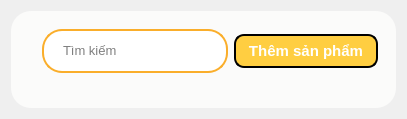
      <widget class="QWidget" name="product_screen">
       <layout class="QHBoxLayout" name="horizontalLayout">
        <item>
         <widget class="QWidget" name="widget_6" native="true">
          <property name="styleSheet">
           <string notr="true">QWidget{
	background-color: #FBFBFA;
	border-radius: 20px;
}</string>
          </property>
          <layout class="QVBoxLayout" name="verticalLayout_8">
           <item>
            <widget class="QWidget" name="widget_16" native="true">
             <property name="styleSheet">
              <string notr="true">max-height: 55px;
min-height: 55px;</string>
             </property>
             <layout class="QHBoxLayout" name="horizontalLayout_11">
              <item>
               <widget class="QLabel" name="label_6">
                <property name="styleSheet">
                 <string notr="true">max-width: 130px;</string>
                </property>
                <property name="text">
                 <string/>
                </property>
                <property name="pixmap">
                 <pixmap>../Image/logo.png</pixmap>
                </property>
                <property name="scaledContents">
                 <bool>true</bool>
                </property>
               </widget>
              </item>
              <item>
               <widget class="QWidget" name="widget_17" native="true">
                <property name="styleSheet">
                 <string notr="true">QWidget{
	background-color: white;
	border: 2px solid #faae2b;
	max-height: 40px;
	min-height: 40px;
	border-radius: 20px;
	margin: 0px;
}

QWidget:hover{
	background-color: white;
	border: 3px solid #faae2b;
	max-height: 40px;
	min-height: 40px;
	border-radius: 20px;
	margin: 0px;
}

QWidget:pressed{
	background-color: rgb(235, 235, 235);
	border: 3px solid #faae2b;
	max-height: 40px;
	min-height: 40px;
	border-radius: 20px;
	margin: 0px;
}</string>
                </property>
                <layout class="QHBoxLayout" name="horizontalLayout_12">
                 <item>
                  <widget class="QLineEdit" name="search_line">
                   <property name="font">
                    <font>
                     <pointsize>10</pointsize>
                    </font>
                   </property>
                   <property name="styleSheet">
                    <string notr="true">max-height: 25px;
min-height: 25px;
border: 0px;
padding-left: 10px;
background-color: transparent;</string>
                   </property>
                   <property name="placeholderText">
                    <string>Tìm kiếm</string>
                   </property>
                  </widget>
                 </item>
                 <item>
                  <widget class="QPushButton" name="search">
                   <property name="styleSheet">
                    <string notr="true">QPushButton{
	background-color: white;
	border: 2px solid transparent;
	max-height: 25px;
	min-height: 25px;
	max-width: 25px;
	min-width: 25px;
	border-radius: 14px;
	margin: 0px;
	padding: 0px;
}

QPushButton:hover{
	background-color: rgb(235, 235, 235);
	border: 3px solid transparent;
	max-height: 25px;
	min-height: 25px;
	max-width: 25px;
	min-width: 25px;
	border-radius: 14px;
	margin: 0px; 
	padding: 0px;
}

QPushButton:pressed{
	background-color: rgb(235, 235, 235);
	border: 4px solid transparent;
	max-height: 25px;
	min-height: 25px;
	max-width: 25px;
	min-width: 25px;
	border-radius: 14px;
	margin: 0px; 
	padding: 0px;
}</string>
                   </property>
                   <property name="text">
                    <string/>
                   </property>
                   <property name="icon">
                    <iconset>
                     <normaloff>../../../Python-App-A-/SPCK/Windows/Image/search_d.png</normaloff>../../../Python-App-A-/SPCK/Windows/Image/search_d.png</iconset>
                   </property>
                   <property name="iconSize">
                    <size>
                     <width>18</width>
                     <height>18</height>
                    </size>
                   </property>
                  </widget>
                 </item>
                </layout>
               </widget>
              </item>
              <item>
               <widget class="QPushButton" name="add_btn">
                <property name="font">
                 <font>
                  <family>Segoe UI</family>
                  <pointsize>11</pointsize>
                  <bold>true</bold>
                 </font>
                </property>
                <property name="styleSheet">
                 <string notr="true">QPushButton{
	border: 2px solid black;
	border-radius: 10px;
	background-color: #FFCE41;
	color: white;
	max-height: 30px;
	min-height: 30px;
	max-width: 140px;
	min-width: 140px;
	margin-bottom: 0px;
	margin-top: 5px;
}

QPushButton::hover{
	border: 3px solid black;
	border-radius: 10px;
	background-color: #FFCE41;
	max-height: 30px;
	min-height: 30px;
	max-width: 140px;
	min-width: 140px;
	margin-bottom: 0px;
	margin-top: 5px;
}

QPushButton::pressed{
	border: 3px solid black;
	border-radius: 10px;
	background-color: rgb(234, 188, 59);
	max-height: 30px;
	min-height: 30px;
	max-width: 140px;
	min-width: 140px;
	margin-bottom: 0px;
	margin-top: 5px;
}</string>
                </property>
                <property name="text">
                 <string>Thêm sản phẩm</string>
                </property>
               </widget>
              </item>
             </layout>
            </widget>
           </item>
           <item>
            <widget class="QWidget" name="widget_18" native="true">
             <property name="styleSheet">
              <string notr="true">border: 0px;
border-radius: 0px;</string>
             </property>
             <layout class="QVBoxLayout" name="verticalLayout">
              <item>
               <widget class="QFrame" name="frame">
                <property name="styleSheet">
                 <string notr="true">QScrollArea{
	background-color: #f0f0f0;
}
/* #!VERTICAL SCROLLBAR */
QScrollBar:vertical{
	border: none;
	width: 16px;
	border-radius: 0px;
	background: white;
}

/* #!HANDLE BAR VERTICAL */
QScrollBar::handle:vertical {	
	border-left: 3px solid #f1f1f1;
	background-color: #c1c1c1;
	subcontrol-position: bottom;
	subcontrol-origin: margin;
}
QScrollBar::handle:vertical:hover {	
	border-left: 3px solid #f1f1f1;
	background-color: #a8a8a8;
	subcontrol-position: bottom;
	subcontrol-origin: margin;
}
QScrollBar::handle:vertical:pressed {
	border-left: 3px solid #f1f1f1;
	background-color: #787878;
	subcontrol-position: bottom;
	subcontrol-origin: margin;
}
/* #!RESET ARROW */
QScrollBar::up-arrow:vertical, QScrollBar::down-arrow:vertical {
	background: #f1f1f1;
    border-left: 5px solid #f1f1f1;
}
QScrollBar::add-page:vertical, QScrollBar::sub-page:vertical {
	background: #f1f1f1;
    border-left: 5px solid #f1f1f1;
}
/* #!HORIZONTAL SCROLLBAR */
QScrollBar:horizontal{
	border: none;
	width: 16px;
	border-radius: 0px;
	background: white;
}</string>
                </property>
                <property name="frameShape">
                 <enum>QFrame::Shape::NoFrame</enum>
                </property>
               </widget>
              </item>
             </layout>
            </widget>
           </item>
          </layout>
         </widget>
        </item>
       </layout>
      </widget>
